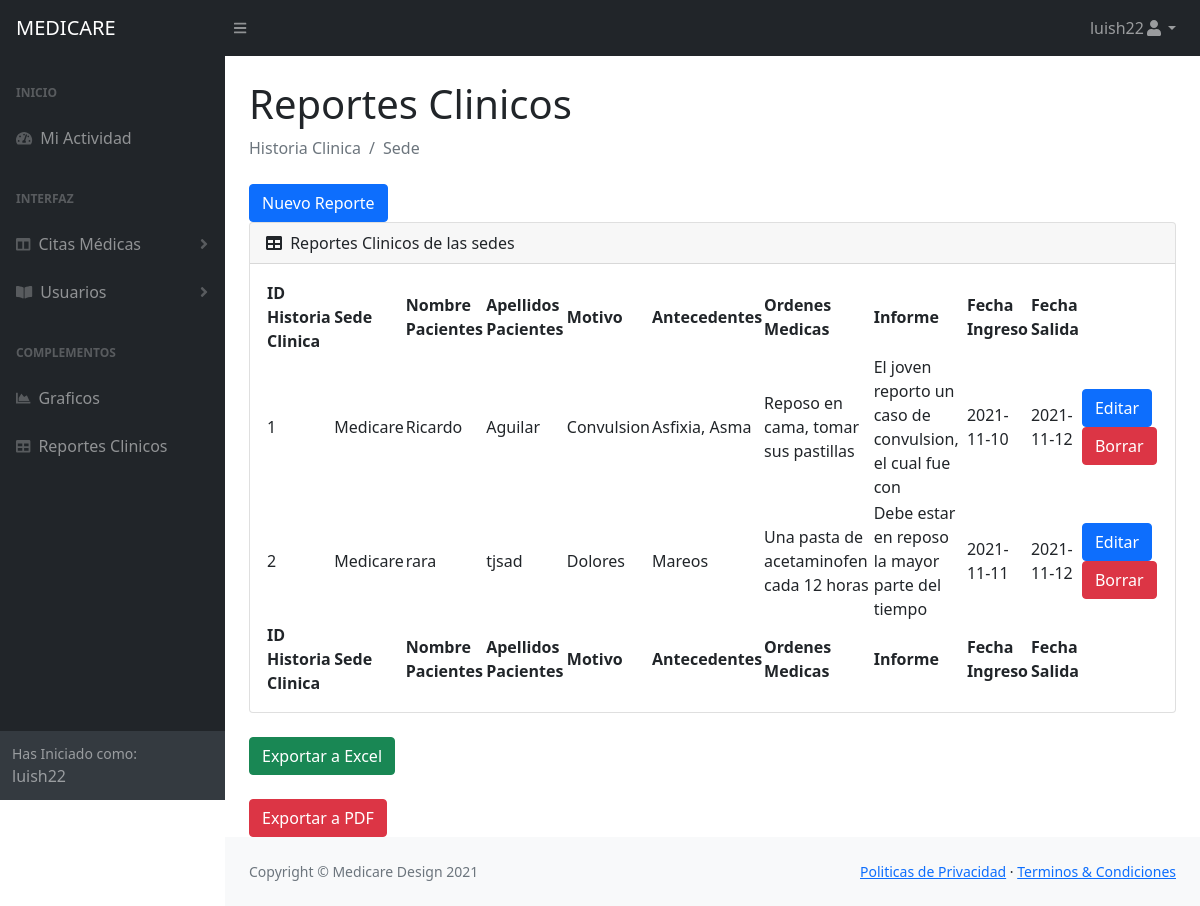
The app's page /historiaclinica.php (signed in) with its own data.
### tables this page shows
CREATE TABLE `historia_clinica` (
  `id_historia_clinica` int(11) NOT NULL,
  `nombre_sede` varchar(55) NOT NULL,
  `pacientes_id_pacientes` int(11) NOT NULL,
  `motivo_cita` varchar(55) NOT NULL,
  `antecedentes` varchar(55) NOT NULL,
  `ordenes_medicas` varchar(55) NOT NULL,
  `informe` varchar(100) NOT NULL,
  `fecha_ingreso` date NOT NULL,
  `fecha_salida` date NOT NULL
);

CREATE TABLE `pacientes` (
  `id_pacientes` int(11) NOT NULL,
  `nombre_paciente` varchar(55) NOT NULL,
  `apellidos` varchar(55) NOT NULL,
  `num_documento` varchar(55) NOT NULL,
  `genero` varchar(55) NOT NULL,
  `email` varchar(100) NOT NULL,
  `telefono` varchar(55) NOT NULL,
  `enfermedad` varchar(55) NOT NULL,
  `medicamentos` varchar(55) NOT NULL,
  `alergias` varchar(55) NOT NULL
);

### modelo/mysql.php (called while the page is built, shortened)
<?php
class MySQL {
    private $ipServidor = "localhost";
    private $usuarioBase = 'root';
    private $contrasena = '';
    private $conexion;
    public function conectar(){
$this->conexion = mysqli_connect($this->ipServidor, $this->usuarioBase, $this->contrasena);
    }
   public function efectuarConsulta($consulta){
     mysqli_query($this->conexion, "SET lc_time_names = 'es_ES'");
     mysqli_query($this->conexion, "SET NAMES 'utf8'");
     mysqli_query($this->conexion, "SET CHARACTER 'utf8'");
     $this->resultadoConsulta = mysqli_query($this->conexion, $consulta);
     return $this->resultadoConsulta;
   }
}
?>

### historiaclinica.php (the view, shortened to what this page needs)
<?php
require_once 'modelo/mysql.php';
$user = $_SESSION['usuario'];
$mysql = new MySQL;
$mysql->conectar();
$consulta = $mysql->efectuarConsulta("SELECT agendacitas.historia_clinica.id_historia_clinica,
								agendacitas.historia_clinica.nombre_sede,agendacitas.pacientes.nombre_paciente,agendacitas.pacientes.apellidos,
                                agendacitas.historia_clinica.motivo_cita,
                                agendacitas.historia_clinica.antecedentes, agendacitas.historia_clinica.ordenes_medicas,
                                agendacitas.historia_clinica.informe, agendacitas.historia_clinica.fecha_ingreso, agendacitas.historia_clinica.fecha_salida
								FROM agendacitas.historia_clinica INNER JOIN agendacitas.pacientes ON
                                agendacitas.historia_clinica.pacientes_id_pacientes = agendacitas.pacientes.id_pacientes");
?>
<!DOCTYPE html>
<html lang="es">
    <head>
        <link href="https://cdn.jsdelivr.net/npm/simple-datatables@latest/dist/style.css" rel="stylesheet" />
        <link href="https://cdn.jsdelivr.net/npm/bootstrap@5.1.3/dist/css/bootstrap.min.css" rel="stylesheet">
        <link href="DASHBOARD/css/styles.css" rel="stylesheet" />
    </head>
    <body class="sb-nav-fixed">
        <nav class="sb-topnav navbar navbar-expand navbar-dark bg-dark">
            <a class="navbar-brand ps-3" href="inicio.php">MEDICARE</a>
            <button class="btn btn-link btn-sm order-1 order-lg-0 me-4 me-lg-0" id="sidebarToggle" href="#!"><i class="fas fa-bars"></i></button>
            <ul class="navbar-nav ms-auto me-0 me-md-3 my-2 my-md-0">
                <li class="nav-item dropdown">
                    <a class="nav-link dropdown-toggle" id="navbarDropdown" href="#" role="button" data-bs-toggle="dropdown" aria-expanded="false"><?php echo $user; ?><i class="fas fa-user fa-fw"></i></a>
                </li>
            </ul>
        </nav>
        <div id="layoutSidenav">
            <div id="layoutSidenav_nav">
                <nav class="sb-sidenav accordion sb-sidenav-dark" id="sidenavAccordion">
                    <div class="sb-sidenav-menu">
                        <div class="nav">
                            <div class="sb-sidenav-menu-heading">Inicio</div>
                            <a class="nav-link" href="inicio.php">
                                <div class="sb-nav-link-icon"><i class="fas fa-tachometer-alt"></i></div>
                                Mi Actividad
                            </a>
                            <div class="sb-sidenav-menu-heading">Interfaz</div>
                            <a class="nav-link collapsed" href="#" data-bs-toggle="collapse" data-bs-target="#collapseLayouts" aria-expanded="false" aria-controls="collapseLayouts">
                                <div class="sb-nav-link-icon"><i class="fas fa-columns"></i></div>
                                Citas Médicas
                                <div class="sb-sidenav-collapse-arrow"><i class="fas fa-angle-down"></i></div>
                            </a>
                            <a class="nav-link collapsed" href="#" data-bs-toggle="collapse" data-bs-target="#collapsePages" aria-expanded="false" aria-controls="collapsePages">
                                <div class="sb-nav-link-icon"><i class="fas fa-book-open"></i></div>
                                 Usuarios
                                <div class="sb-sidenav-collapse-arrow"><i class="fas fa-angle-down"></i></div>
                            </a>
                            <div class="sb-sidenav-menu-heading">Complementos</div>
                            <a class="nav-link" href="GRAFICOS/chart.php">
                                <div class="sb-nav-link-icon"><i class="fas fa-chart-area"></i></div>
                                Graficos
                            </a>
                            <a class="nav-link" href="#">
                                <div class="sb-nav-link-icon"><i class="fas fa-table"></i></div>
                                Reportes Clinicos
                            </a>
                        </div>
                    </div>
                    <div class="sb-sidenav-footer">
                        <div class="small">Has Iniciado como:</div>
                        <?php echo $user?>
                    </div>
                </nav>
            </div>
            <div id="layoutSidenav_content">
                <main>
                    <div class="container-fluid px-4">
                        <h1 class="mt-4">Reportes Clinicos</h1>
                        <ol class="breadcrumb mb-4">
                        <li class="breadcrumb-item active">Historia Clinica</li>
                        <li class="breadcrumb-item active">Sede</li>
                        </ol>
                        <a href="insertarreporteclinico.php" class="btn btn-primary">Nuevo Reporte</a>
                        <div class="card mb-4">
                            <div class="card-header">
                                <i class="fas fa-table me-1"></i>
                                Reportes Clinicos de las sedes
                            </div>
                            <div class="card-body">
                                <table id="datatablesSimple">
                                    <thead>
                                        <tr>
										<tr>
                                        <th> ID Historia Clinica</th>
										<th> Sede</th>
  		  								<th> Nombre Pacientes</th>
                                        <th> Apellidos Pacientes</th>
		 								<th> Motivo</th>
										<th> Antecedentes</th>
										<th> Ordenes Medicas</th>
										<th> Informe</th>
                                        <th> Fecha Ingreso</th>
                                        <th> Fecha Salida</th>
									</tr>
                                        </tr>
                                    </thead>
                                    <tfoot>
                                        <tr>
                                        <th> ID Historia Clinica</th>
                                        <th> Sede</th>
  		  								<th> Nombre Pacientes</th>
                                        <th> Apellidos Pacientes</th>
		 								<th> Motivo</th>
										<th> Antecedentes</th>
										<th> Ordenes Medicas</th>
										<th> Informe</th>
                                        <th> Fecha Ingreso</th>
                                        <th> Fecha Salida</th>
                                        </tr>
                                    </tfoot>
                                    <tbody>
                                        <?php while($row = mysqli_fetch_array($consulta)) {?>
                                        <tr>
                                        <td><?php echo $row['id_historia_clinica'] ?></td>
                                        <td><?php echo $row['nombre_sede'] ?></td>
                                        <td><?php echo $row['nombre_paciente'] ?></td>
                                        <td><?php echo $row['apellidos'] ?></td>
                                        <td><?php echo $row['motivo_cita'] ?></td>
                                        <td><?php echo $row['antecedentes'] ?></td>
                                        <td><?php echo $row['ordenes_medicas'] ?></td>
                                        <td><?php echo $row['informe'] ?></td>
                                        <td><?php echo $row['fecha_ingreso'] ?></td>
                                        <td><?php echo $row['fecha_salida'] ?></td>
                                        <td><input type="button" class="btn btn-primary" onclick="location.href='editarreporte.php?id=<?php echo $row['id_historia_clinica']?>';" value="Editar">
                                    <a  class="btn btn-danger" href="controlador/borrarreporte.php?id=<?php echo $row['id_historia_clinica']?>" onclick="return confirm('¿Está seguro que quiere eliminar este usuario?');">Borrar</a>
                                    </td>
                                    </tr>
                                    <?php } ?>
                                    </tbody>
                                </table>
                            </div>
                        </div>
                        <form action="excel.php" method="POST">
                        <input type="submit" name="exportar_excel" class="btn btn-success" value="Exportar a Excel">
                                    </form><br>
                        <a href="reporteusuarios.php" class="btn btn-danger"  value="Exportar a PDF" target="_blank">Exportar a PDF</a>
                    </div>
                </main>
                <footer class="py-4 bg-light mt-auto">
                    <div class="container-fluid px-4">
                        <div class="d-flex align-items-center justify-content-between small">
                            <div class="text-muted">Copyright &copy; Medicare Design 2021</div>
                            <div>
                                <a href="#">Politicas de Privacidad</a>
                                &middot;
                                <a href="#">Terminos &amp; Condiciones</a>
                            </div>
                        </div>
                    </div>
                </footer>
            </div>
        </div>
    </body>
</html>

### records on screen
historia_clinica: id_historia_clinica "1", nombre_sede "Medicare", pacientes_id_pacientes.nombre_paciente "Ricardo", pacientes_id_pacientes.apellidos "Aguilar", motivo_cita "Convulsion", antecedentes "Asfixia, Asma", ordenes_medicas "Reposo en cama, tomar sus pastillas", informe "El joven reporto un caso de convulsion, el cual fue con", fecha_ingreso "2021-11-10", fecha_salida "2021-11-12"
historia_clinica: id_historia_clinica "2", nombre_sede "Medicare", pacientes_id_pacientes.nombre_paciente "rara", pacientes_id_pacientes.apellidos "tjsad", motivo_cita "Dolores", antecedentes "Mareos", ordenes_medicas "Una pasta de acetaminofen cada 12 horas", informe "Debe estar en reposo la mayor parte del tiempo", fecha_ingreso "2021-11-11", fecha_salida "2021-11-12"

### other values on screen
$user "luish22"
